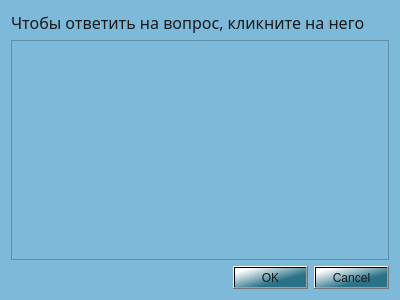
<?xml version="1.0" encoding="UTF-8"?>
<ui version="4.0">
 <class>Dialog</class>
 <widget class="QDialog" name="Dialog">
  <property name="geometry">
   <rect>
    <x>0</x>
    <y>0</y>
    <width>400</width>
    <height>300</height>
   </rect>
  </property>
  <property name="minimumSize">
   <size>
    <width>400</width>
    <height>300</height>
   </size>
  </property>
  <property name="windowTitle">
   <string>Ответить на вопрос</string>
  </property>
  <property name="styleSheet">
   <string notr="true">background-color: rgb(125, 185, 217);
</string>
  </property>
  <layout class="QVBoxLayout" name="verticalLayout">
   <item>
    <widget class="QLabel" name="label">
     <property name="font">
      <font>
       <family>Bahnschrift</family>
       <pointsize>12</pointsize>
      </font>
     </property>
     <property name="styleSheet">
      <string notr="true">color: rgb(26, 26, 26);</string>
     </property>
     <property name="text">
      <string>Чтобы ответить на вопрос, кликните на него</string>
     </property>
    </widget>
   </item>
   <item>
    <widget class="QTableWidget" name="questionTable"/>
   </item>
   <item>
    <widget class="QDialogButtonBox" name="buttonBox">
     <property name="styleSheet">
      <string notr="true">color: rgb(26, 26, 26);
background-color: qlineargradient(spread:pad, x1:0.652, y1:0.67, x2:0.096, y2:0.136227, stop:0 rgba(41, 114, 136, 255), stop:1 rgba(255, 255, 255, 255));

</string>
     </property>
     <property name="orientation">
      <enum>Qt::Horizontal</enum>
     </property>
     <property name="standardButtons">
      <set>QDialogButtonBox::Cancel|QDialogButtonBox::Ok</set>
     </property>
    </widget>
   </item>
  </layout>
 </widget>
 <resources/>
 <connections>
  <connection>
   <sender>buttonBox</sender>
   <signal>accepted()</signal>
   <receiver>Dialog</receiver>
   <slot>accept()</slot>
   <hints>
    <hint type="sourcelabel">
     <x>248</x>
     <y>254</y>
    </hint>
    <hint type="destinationlabel">
     <x>157</x>
     <y>274</y>
    </hint>
   </hints>
  </connection>
  <connection>
   <sender>buttonBox</sender>
   <signal>rejected()</signal>
   <receiver>Dialog</receiver>
   <slot>reject()</slot>
   <hints>
    <hint type="sourcelabel">
     <x>316</x>
     <y>260</y>
    </hint>
    <hint type="destinationlabel">
     <x>286</x>
     <y>274</y>
    </hint>
   </hints>
  </connection>
 </connections>
</ui>
